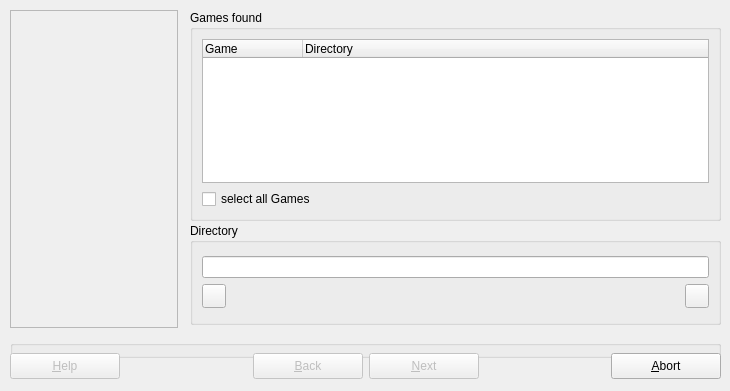
<ui version="4.0" >
 <author>Alexander Saal - alex.saal@gmx.de</author>
 <comment></comment>
 <exportmacro></exportmacro>
 <class>DBoxFE_ProfileWizard</class>
 <widget class="QDialog" name="DBoxFE_ProfileWizard" >
  <property name="geometry" >
   <rect>
    <x>0</x>
    <y>0</y>
    <width>730</width>
    <height>391</height>
   </rect>
  </property>
  <property name="minimumSize" >
   <size>
    <width>730</width>
    <height>391</height>
   </size>
  </property>
  <property name="maximumSize" >
   <size>
    <width>730</width>
    <height>391</height>
   </size>
  </property>
  <property name="windowTitle" >
   <string>Gamewizard</string>
  </property>
  <property name="windowIcon" >
   <iconset resource="../res/dboxfe.qrc" >:/pics/images/default.png</iconset>
  </property>
  <widget class="QLabel" name="lblPicture" >
   <property name="geometry" >
    <rect>
     <x>10</x>
     <y>10</y>
     <width>168</width>
     <height>318</height>
    </rect>
   </property>
   <property name="frameShape" >
    <enum>QFrame::StyledPanel</enum>
   </property>
   <property name="frameShadow" >
    <enum>QFrame::Sunken</enum>
   </property>
   <property name="text" >
    <string/>
   </property>
   <property name="pixmap" >
    <pixmap resource="../res/dboxfe.qrc" >:/pics/images/wiz_internet.png</pixmap>
   </property>
   <property name="alignment" >
    <set>Qt::AlignCenter</set>
   </property>
  </widget>
  <widget class="QGroupBox" name="groupBox_2" >
   <property name="geometry" >
    <rect>
     <x>10</x>
     <y>340</y>
     <width>711</width>
     <height>18</height>
    </rect>
   </property>
   <property name="flat" >
    <bool>true</bool>
   </property>
  </widget>
  <widget class="QWidget" name="layoutWidget" >
   <property name="geometry" >
    <rect>
     <x>10</x>
     <y>350</y>
     <width>711</width>
     <height>32</height>
    </rect>
   </property>
   <layout class="QHBoxLayout" >
    <property name="margin" >
     <number>0</number>
    </property>
    <property name="spacing" >
     <number>6</number>
    </property>
    <item>
     <widget class="QPushButton" name="btnHelp" >
      <property name="enabled" >
       <bool>false</bool>
      </property>
      <property name="minimumSize" >
       <size>
        <width>110</width>
        <height>26</height>
       </size>
      </property>
      <property name="maximumSize" >
       <size>
        <width>110</width>
        <height>26</height>
       </size>
      </property>
      <property name="text" >
       <string>&amp;Help</string>
      </property>
     </widget>
    </item>
    <item>
     <spacer>
      <property name="orientation" >
       <enum>Qt::Horizontal</enum>
      </property>
      <property name="sizeHint" >
       <size>
        <width>166</width>
        <height>29</height>
       </size>
      </property>
     </spacer>
    </item>
    <item>
     <widget class="QPushButton" name="btnBack" >
      <property name="enabled" >
       <bool>false</bool>
      </property>
      <property name="minimumSize" >
       <size>
        <width>110</width>
        <height>26</height>
       </size>
      </property>
      <property name="maximumSize" >
       <size>
        <width>110</width>
        <height>26</height>
       </size>
      </property>
      <property name="text" >
       <string>&amp;Back</string>
      </property>
     </widget>
    </item>
    <item>
     <widget class="QPushButton" name="btnNext" >
      <property name="enabled" >
       <bool>false</bool>
      </property>
      <property name="minimumSize" >
       <size>
        <width>110</width>
        <height>26</height>
       </size>
      </property>
      <property name="maximumSize" >
       <size>
        <width>110</width>
        <height>26</height>
       </size>
      </property>
      <property name="layoutDirection" >
       <enum>Qt::RightToLeft</enum>
      </property>
      <property name="text" >
       <string>&amp;Next</string>
      </property>
     </widget>
    </item>
    <item>
     <spacer>
      <property name="orientation" >
       <enum>Qt::Horizontal</enum>
      </property>
      <property name="sizeHint" >
       <size>
        <width>165</width>
        <height>29</height>
       </size>
      </property>
     </spacer>
    </item>
    <item>
     <widget class="QPushButton" name="btnAbort" >
      <property name="minimumSize" >
       <size>
        <width>110</width>
        <height>26</height>
       </size>
      </property>
      <property name="maximumSize" >
       <size>
        <width>110</width>
        <height>26</height>
       </size>
      </property>
      <property name="text" >
       <string>&amp;Abort</string>
      </property>
     </widget>
    </item>
   </layout>
  </widget>
  <widget class="QFrame" name="pageSearchGame" >
   <property name="geometry" >
    <rect>
     <x>190</x>
     <y>10</y>
     <width>531</width>
     <height>321</height>
    </rect>
   </property>
   <property name="frameShape" >
    <enum>QFrame::NoFrame</enum>
   </property>
   <property name="frameShadow" >
    <enum>QFrame::Raised</enum>
   </property>
   <widget class="QGroupBox" name="gBoxGames" >
    <property name="geometry" >
     <rect>
      <x>0</x>
      <y>0</y>
      <width>531</width>
      <height>211</height>
     </rect>
    </property>
    <property name="title" >
     <string>Games found</string>
    </property>
    <layout class="QGridLayout" >
     <property name="margin" >
      <number>9</number>
     </property>
     <property name="spacing" >
      <number>6</number>
     </property>
     <item row="0" column="0" >
      <widget class="QTreeWidget" name="lwGames" >
       <property name="selectionMode" >
        <enum>QAbstractItemView::MultiSelection</enum>
       </property>
       <column>
        <property name="text" >
         <string>Game</string>
        </property>
       </column>
       <column>
        <property name="text" >
         <string>Directory</string>
        </property>
       </column>
      </widget>
     </item>
     <item row="1" column="0" >
      <widget class="QCheckBox" name="chkBoxSelecAll" >
       <property name="text" >
        <string>select all Games</string>
       </property>
      </widget>
     </item>
    </layout>
   </widget>
   <widget class="QGroupBox" name="groupBox" >
    <property name="geometry" >
     <rect>
      <x>0</x>
      <y>213</y>
      <width>531</width>
      <height>102</height>
     </rect>
    </property>
    <property name="title" >
     <string>Directory</string>
    </property>
    <layout class="QGridLayout" >
     <property name="margin" >
      <number>9</number>
     </property>
     <property name="spacing" >
      <number>6</number>
     </property>
     <item row="0" column="0" >
      <layout class="QVBoxLayout" >
       <property name="margin" >
        <number>0</number>
       </property>
       <property name="spacing" >
        <number>6</number>
       </property>
       <item>
        <widget class="QLineEdit" name="LEDirectory" />
       </item>
       <item>
        <layout class="QHBoxLayout" >
         <property name="margin" >
          <number>0</number>
         </property>
         <property name="spacing" >
          <number>6</number>
         </property>
         <item>
          <widget class="QPushButton" name="btnSearch" >
           <property name="minimumSize" >
            <size>
             <width>24</width>
             <height>24</height>
            </size>
           </property>
           <property name="maximumSize" >
            <size>
             <width>24</width>
             <height>24</height>
            </size>
           </property>
           <property name="toolTip" >
            <string>Search games</string>
           </property>
           <property name="icon" >
            <iconset resource="../res/dboxfe.qrc" >:/pics/images/misc.png</iconset>
           </property>
          </widget>
         </item>
         <item>
          <spacer>
           <property name="orientation" >
            <enum>Qt::Horizontal</enum>
           </property>
           <property name="sizeHint" >
            <size>
             <width>40</width>
             <height>20</height>
            </size>
           </property>
          </spacer>
         </item>
         <item>
          <widget class="QPushButton" name="btnSelectDir" >
           <property name="minimumSize" >
            <size>
             <width>24</width>
             <height>24</height>
            </size>
           </property>
           <property name="maximumSize" >
            <size>
             <width>24</width>
             <height>24</height>
            </size>
           </property>
           <property name="toolTip" >
            <string>Open directory</string>
           </property>
           <property name="icon" >
            <iconset resource="../res/dboxfe.qrc" >:/pics/images/folder-open_16.png</iconset>
           </property>
          </widget>
         </item>
        </layout>
       </item>
      </layout>
     </item>
    </layout>
   </widget>
  </widget>
  <widget class="QFrame" name="pageCreateProfiles" >
   <property name="geometry" >
    <rect>
     <x>170</x>
     <y>410</y>
     <width>531</width>
     <height>321</height>
    </rect>
   </property>
   <property name="frameShape" >
    <enum>QFrame::NoFrame</enum>
   </property>
   <property name="frameShadow" >
    <enum>QFrame::Raised</enum>
   </property>
   <widget class="QGroupBox" name="gBoxFinish" >
    <property name="geometry" >
     <rect>
      <x>0</x>
      <y>0</y>
      <width>531</width>
      <height>311</height>
     </rect>
    </property>
    <property name="title" >
     <string>Finish</string>
    </property>
    <layout class="QGridLayout" >
     <property name="margin" >
      <number>9</number>
     </property>
     <property name="spacing" >
      <number>6</number>
     </property>
     <item row="0" column="0" >
      <layout class="QGridLayout" >
       <property name="margin" >
        <number>0</number>
       </property>
       <property name="spacing" >
        <number>6</number>
       </property>
       <item row="0" column="0" >
        <layout class="QVBoxLayout" >
         <property name="margin" >
          <number>0</number>
         </property>
         <property name="spacing" >
          <number>6</number>
         </property>
         <item>
          <widget class="QLabel" name="lblSaveCfg" >
           <property name="enabled" >
            <bool>false</bool>
           </property>
           <property name="text" >
            <string/>
           </property>
           <property name="pixmap" >
            <pixmap resource="../res/dboxfe.qrc" >:/pics/images/arrow-forward_16.png</pixmap>
           </property>
          </widget>
         </item>
         <item>
          <widget class="QLabel" name="lblCreateGP" >
           <property name="enabled" >
            <bool>false</bool>
           </property>
           <property name="text" >
            <string/>
           </property>
           <property name="pixmap" >
            <pixmap resource="../res/dboxfe.qrc" >:/pics/images/arrow-forward_16.png</pixmap>
           </property>
          </widget>
         </item>
         <item>
          <widget class="QLabel" name="lblFinish" >
           <property name="enabled" >
            <bool>false</bool>
           </property>
           <property name="text" >
            <string/>
           </property>
           <property name="pixmap" >
            <pixmap resource="../res/dboxfe.qrc" >:/pics/images/arrow-forward_16.png</pixmap>
           </property>
          </widget>
         </item>
        </layout>
       </item>
       <item row="0" column="1" >
        <layout class="QVBoxLayout" >
         <property name="margin" >
          <number>0</number>
         </property>
         <property name="spacing" >
          <number>6</number>
         </property>
         <item>
          <widget class="QLabel" name="label_2" >
           <property name="text" >
            <string>Save configuration</string>
           </property>
          </widget>
         </item>
         <item>
          <widget class="QLabel" name="label_3" >
           <property name="text" >
            <string>Create game profiles</string>
           </property>
          </widget>
         </item>
         <item>
          <widget class="QLabel" name="label_4" >
           <property name="text" >
            <string>Finish</string>
           </property>
          </widget>
         </item>
        </layout>
       </item>
      </layout>
     </item>
    </layout>
   </widget>
  </widget>
 </widget>
 <pixmapfunction></pixmapfunction>
 <tabstops>
  <tabstop>LEDirectory</tabstop>
  <tabstop>btnSelectDir</tabstop>
  <tabstop>lwGames</tabstop>
  <tabstop>chkBoxSelecAll</tabstop>
  <tabstop>btnSearch</tabstop>
  <tabstop>btnNext</tabstop>
  <tabstop>btnBack</tabstop>
  <tabstop>btnAbort</tabstop>
  <tabstop>btnHelp</tabstop>
 </tabstops>
 <resources>
  <include location="../res/dboxfe.qrc" />
 </resources>
 <connections/>
</ui>
